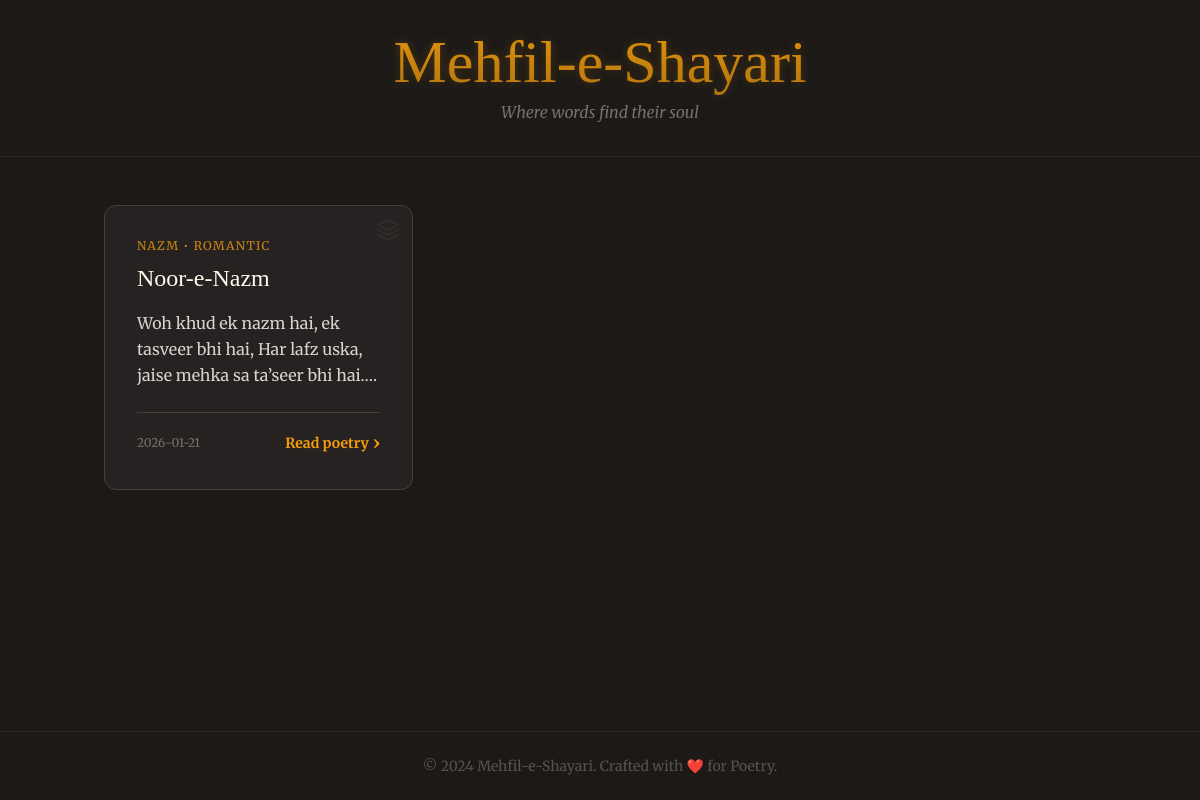
The page / on the database its author committed.
### tables this page shows
CREATE TABLE shayari (
    id INTEGER PRIMARY KEY AUTOINCREMENT,
    title TEXT NOT NULL,
    content TEXT NOT NULL,
    category TEXT,
    mood TEXT,
    created_at TIMESTAMP DEFAULT CURRENT_TIMESTAMP,
    is_published INTEGER DEFAULT 0
);

### app.py (the view)
@app.route('/')
def home():
    conn = get_db_connection()
    shayari_list = []
    if conn:
        cursor = conn.cursor()
        cursor.execute("SELECT * FROM shayari WHERE is_published = 1 ORDER BY created_at DESC")
        shayari_list = cursor.fetchall()
        cursor.close()
    return render_template('public/index.html', shayari_list=shayari_list)

### app.py (called while the page is built)
@app.template_filter('format_date')
def format_date(value):
    from datetime import datetime
    if isinstance(value, datetime):
        return value.strftime('%Y-%m-%d')
    elif isinstance(value, str):
        return value[:10] if value else 'Unknown'
    return 'Unknown'

def get_db_connection():
    if 'db' not in g:
        try:
            g.db = sqlite3.connect(
                app.config['DATABASE'],
                detect_types=sqlite3.PARSE_DECLTYPES | sqlite3.PARSE_COLNAMES
            )
            g.db.row_factory = sqlite3.Row
        except sqlite3.Error as err:
            print(f"Error connecting to database: {err}")
            return None
    return g.db

@app.teardown_appcontext
def close_db_connection(exception):
    db = g.pop('db', None)
    if db is not None:
        db.close()

### templates/public/index.html
{% extends 'public/base.html' %}
{% block content %}
<div class="grid grid-cols-1 md:grid-cols-2 lg:grid-cols-3 gap-8">
    {% for shayari in shayari_list %}
    <article
        class="bg-stone-800/80 border border-stone-700 p-8 rounded-xl card-hover relative group transition-all duration-300">
        <div class="absolute top-0 right-0 p-3 text-stone-600 opacity-20 group-hover:opacity-50 transition-opacity">
            <svg xmlns="http://www.w3.org/2000/svg" width="24" height="24" viewBox="0 0 24 24" fill="none"
                stroke="currentColor" stroke-width="2" stroke-linecap="round" stroke-linejoin="round">
                <path d="M12 2L2 7l10 5 10-5-10-5z"></path>
                <path d="M2 17l10 5 10-5"></path>
                <path d="M2 12l10 5 10-5"></path>
            </svg>
        </div>
        <div class="mb-4">
            <span class="text-xs uppercase tracking-widest text-mehfil-gold opacity-80 mb-2 block">{{ shayari.category
                }} &bull; {{ shayari.mood }}</span>
            <h2 class="text-2xl font-heading text-mehfil-cream group-hover:text-mehfil-gold transition-colors truncate">
                {{ shayari.title }}
            </h2>
        </div>
        <div class="text-stone-300 font-body leading-relaxed mb-6 line-clamp-3">
            {{ shayari.content }}
        </div>
        <div class="flex justify-between items-center mt-auto border-t border-stone-700 pt-4">
            <span class="text-xs text-stone-500">{{ shayari.created_at | format_date }}</span>
            <a href="{{ url_for('shayari_detail', id=shayari.id) }}"
                class="text-sm font-bold text-mehfil-gold hover:text-white transition-colors flex items-center gap-1">
                Read poetry <span class="text-lg">&rsaquo;</span>
            </a>
        </div>
    </article>
    {% else %}
    <div class="col-span-full text-center py-20 text-stone-500">
        <h3 class="text-2xl font-heading mb-2">The Mehfil is quiet...</h3>
        <p>No shayari has been published yet.</p>
    </div>
    {% endfor %}
</div>
{% endblock %}

### templates/public/base.html (shortened to what this page needs)
<!DOCTYPE html>
<html lang="en">
<head>
    <script src="https://cdn.tailwindcss.com"></script>
    <link rel="stylesheet" href="{{ url_for('static', filename='css/mehfil.css') }}">
</head>
<body class="bg-stone-900 text-amber-50 min-h-screen flex flex-col selection:bg-amber-900 selection:text-white">
    <header class="py-8 text-center border-b border-stone-800 relative overflow-hidden">
        <div class="absolute inset-0 bg-gradient-to-b from-transparent to-stone-900/50 pointer-events-none"></div>
        <h1 class="text-4xl md:text-6xl font-heading text-amber-500 ambiance-glow mb-2">
            <a href="/" class="hover:text-amber-400 transition-colors">Mehfil-e-Shayari</a>
        </h1>
        <p class="text-stone-400 italic text-sm md:text-base">Where words find their soul</p>
    </header>
    <main class="flex-grow container mx-auto px-4 py-8 md:py-12">
        {% block content %}{% endblock %}
    </main>
    <footer class="py-6 text-center text-stone-600 text-sm border-t border-stone-800">
        <p>&copy; 2024 Mehfil-e-Shayari. Crafted with ❤️ for Poetry.</p>
    </footer>
</body>
</html>

### static/css/mehfil.css (style rules this page uses)
:root { --color-bg-dark: #1c1917; --color-text-gold: #f59e0b; --color-text-cream: #fffbeb; }
body { background-color: var(--color-bg-dark); color: var(--color-text-cream); font-family: 'Merriweather', serif; }
h1, h2, h3, h4, h5, h6 { font-family: 'Cinzel Decorative', cursive; }
.ambiance-glow { text-shadow: 0 0 10px rgba(245, 158, 11, 0.3); }
.card-hover { transition: all 0.3s ease-in-out; }

### rows shown on the page
shayari: category "NAZM", mood "ROMANTIC", title "Noor-e-Nazm", content "Woh khud ek nazm hai, ek tasveer bhi hai, Har lafz uska, jaise mehka sa ta’seer bhi…", created_at "2026-01-21"
